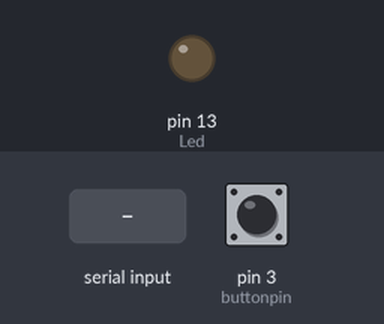
Bench run of a sketch on a simulated Arduino Uno, built with avr-gcc and run on an emulated ATmega328P. On the bench: output pins drawn as LEDs (lit = HIGH). Inputs (shaded band) come from the test bench; at power-on: pin 3 (buttonpin) HIGH. What the sketch prints to the serial monitor is not drawn.

Above: at 1.2 s.
1.3 s: "1" received over Serial
At 2.1 s:
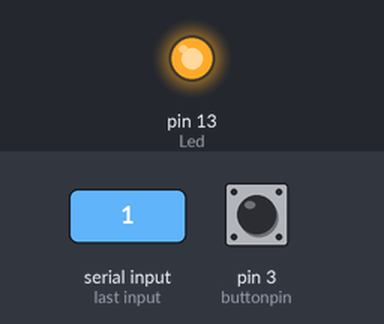
3.8 s: pin 3 (buttonpin) pulled LOW for 0.15 s
Timing chart, 0 to 6.8 s (numbered marks = the images above; inputs shaded):
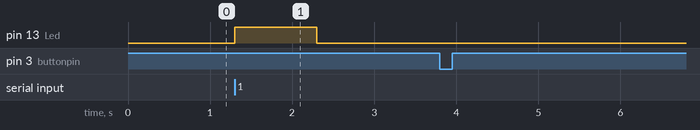

Measured:
- after the input at 1.3 s, pin 13 (Led): LOW → HIGH at once, → LOW 1.0 s later

The sketch:

arduino_lab1b.ino
```cpp
/*
 * 将模块与UNO控制器正确连接，切勿接错；
 * 程序效果：首先使得前方无障碍物，此时避障传感器为输出接口为高电平，将“NO”发送给上位机；
 *          将避障模块的红外探头对准障碍物，距离为3 – 30cm厘米以内，将“YES”发送给上位机；
 *          然后接受上位机信号，若为0，则设定LED 为输出接口为低电平灯灭，否则高电平灯亮
 */

int Led = 13;      //定义LED 接口
int buttonpin = 3; //定义避障传感器接口
int val;           //定义避障传感器接口的数字变量val
char chr;           //定义上位机的输入字符信号
void setup()
{
    pinMode(Led, OUTPUT);      //定义LED 为输出接口
    pinMode(buttonpin, INPUT); //定义避障传感器为输出接口
    Serial.begin(9600);       //连接上位机，波特率为9600
    digitalWrite(Led, LOW);
}
void loop()
{
    // 接收传感器信号然后发送给上位机
    val = digitalRead(buttonpin); //将数字接口3的值读取赋给val

    if (val == LOW)               //当避障传感器检测低电平时，有障碍物，传输YES
    {
        Serial.print("YES\n");
    }
    else
    {
        Serial.print("NO\n");
    }

    // 接收上位机信号控制小灯开关
    chr = Serial.read();
    if (chr == '1')               //当避障传感器检测低电平时，LED 灭
    {
        digitalWrite(Led, HIGH);
        delay(1000);              //延迟1s，亮灯时间明显

    }
    else
    {
        digitalWrite(Led, LOW);
    }
}
```
